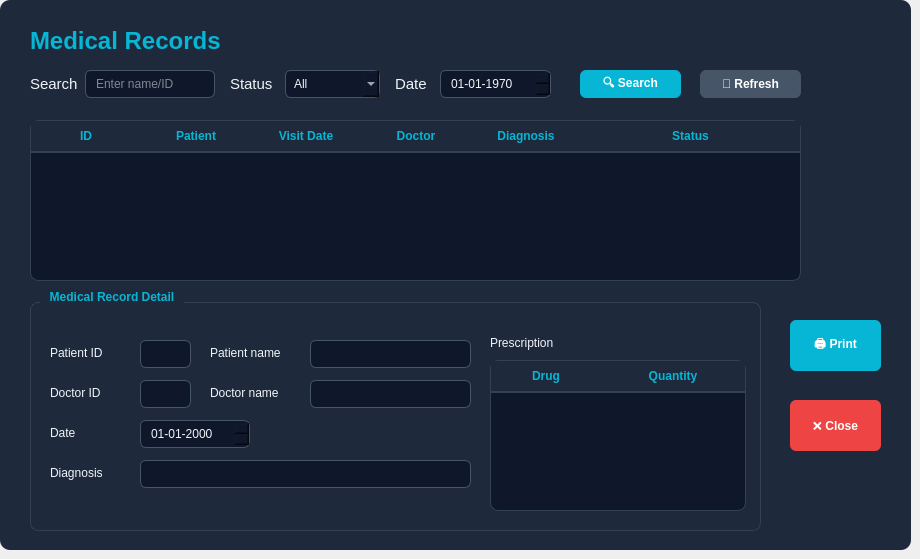
    <widget class="QWidget" name="pageMedicalRecord">
     <widget class="QFrame" name="frameMedicalRecord">
      <property name="geometry">
       <rect>
        <x>0</x>
        <y>0</y>
        <width>911</width>
        <height>550</height>
       </rect>
      </property>
      <property name="styleSheet">
       <string notr="true">QFrame#frameMedicalRecord {
    background-color: rgb(30, 41, 59);
    border-radius: 10px;
}
QLabel {
    color: rgb(241, 245, 249);
}
QLineEdit, QComboBox, QDateEdit {
    background-color: rgb(15, 23, 42);
    border: 1px solid rgb(71, 85, 105);
    border-radius: 6px;
    color: rgb(241, 245, 249);
    padding: 4px 8px;
}
QLineEdit:focus, QComboBox:focus, QDateEdit:focus {
    border: 1px solid rgb(6, 182, 212);
}
QTableWidget {
    background-color: rgb(15, 23, 42);
    color: rgb(226, 232, 240);
    gridline-color: rgb(30, 41, 59);
    border: 1px solid rgb(51, 65, 85);
    border-radius: 8px;
    alternate-background-color: rgb(22, 30, 49);
}
QTableWidget::item {
    padding: 6px;
}
QTableWidget::item:hover {
    background-color: rgba(6, 182, 212, 0.08);
}
QTableWidget::item:selected {
    background-color: rgb(30, 41, 59);
    color: rgb(6, 182, 212);
}
QTableWidget::item:focus {
    outline: none;
}
QHeaderView::section {
    background-color: rgb(30, 41, 59);
    color: rgb(6, 182, 212);
    padding: 6px;
    font-weight: bold;
    border: none;
    border-bottom: 2px solid rgb(51, 65, 85);
}
QGroupBox {
    border: 1px solid rgb(51, 65, 85);
    border-radius: 8px;
    margin-top: 12px;
    font-weight: bold;
    color: rgb(6, 182, 212);
}
QGroupBox::title {
    subcontrol-origin: margin;
    subcontrol-position: top left;
    padding: 0 8px;
    left: 10px;
}
QPushButton {
    background-color: rgb(71, 85, 105);
    color: white;
    border: none;
    border-radius: 6px;
    padding: 6px 14px;
    font-weight: bold;
}
QPushButton:hover {
    background-color: rgb(51, 65, 85);
}
QPushButton#btnSearch_5, QPushButton#btnPrintRecord {
    background-color: rgb(6, 182, 212);
}
QPushButton#btnSearch_5:hover, QPushButton#btnPrintRecord:hover {
    background-color: rgb(8, 145, 178);
}
QPushButton#btnCloseRecord {
    background-color: rgb(239, 68, 68);
}
QPushButton#btnCloseRecord:hover {
    background-color: rgb(220, 38, 38);
}</string>
      </property>
      <widget class="QLabel" name="lblTitle_5">
       <property name="geometry">
        <rect>
         <x>30</x>
         <y>20</y>
         <width>251</width>
         <height>41</height>
        </rect>
       </property>
       <property name="font">
        <font>
         <pointsize>18</pointsize>
         <bold>true</bold>
        </font>
       </property>
       <property name="styleSheet">
        <string notr="true">color: rgb(6, 182, 212);</string>
       </property>
       <property name="text">
        <string>Medical Records</string>
       </property>
      </widget>
      <widget class="QLabel" name="label_18">
       <property name="geometry">
        <rect>
         <x>30</x>
         <y>70</y>
         <width>50</width>
         <height>28</height>
        </rect>
       </property>
       <property name="font">
        <font>
         <pointsize>11</pointsize>
        </font>
       </property>
       <property name="text">
        <string>Search</string>
       </property>
      </widget>
      <widget class="QLineEdit" name="txtSearch_5">
       <property name="geometry">
        <rect>
         <x>85</x>
         <y>70</y>
         <width>130</width>
         <height>28</height>
        </rect>
       </property>
       <property name="placeholderText">
        <string>Enter name/ID</string>
       </property>
      </widget>
      <widget class="QLabel" name="label_19">
       <property name="geometry">
        <rect>
         <x>230</x>
         <y>70</y>
         <width>50</width>
         <height>28</height>
        </rect>
       </property>
       <property name="font">
        <font>
         <pointsize>11</pointsize>
        </font>
       </property>
       <property name="text">
        <string>Status</string>
       </property>
      </widget>
      <widget class="QComboBox" name="cbStatusFilter">
       <property name="geometry">
        <rect>
         <x>285</x>
         <y>70</y>
         <width>95</width>
         <height>28</height>
        </rect>
       </property>
       <item>
        <property name="text">
         <string>All</string>
        </property>
       </item>
       <item>
        <property name="text">
         <string>Pending</string>
        </property>
       </item>
       <item>
        <property name="text">
         <string>Completed</string>
        </property>
       </item>
      </widget>
      <widget class="QLabel" name="lblDateFilter">
       <property name="geometry">
        <rect>
         <x>395</x>
         <y>70</y>
         <width>40</width>
         <height>28</height>
        </rect>
       </property>
       <property name="font">
        <font>
         <pointsize>11</pointsize>
        </font>
       </property>
       <property name="text">
        <string>Date</string>
       </property>
      </widget>
      <widget class="QDateEdit" name="dateFilter">
       <property name="geometry">
        <rect>
         <x>440</x>
         <y>70</y>
         <width>111</width>
         <height>28</height>
        </rect>
       </property>
       <property name="keyboardTracking">
        <bool>true</bool>
       </property>
       <property name="displayFormat">
        <string>dd-MM-yyyy</string>
       </property>
       <property name="date">
        <date>
         <year>1970</year>
         <month>1</month>
         <day>1</day>
        </date>
       </property>
      </widget>
      <widget class="QPushButton" name="btnSearch_5">
       <property name="geometry">
        <rect>
         <x>580</x>
         <y>70</y>
         <width>101</width>
         <height>28</height>
        </rect>
       </property>
       <property name="text">
        <string>🔍 Search</string>
       </property>
      </widget>
      <widget class="QPushButton" name="btnRefreshRecords">
       <property name="geometry">
        <rect>
         <x>700</x>
         <y>70</y>
         <width>101</width>
         <height>28</height>
        </rect>
       </property>
       <property name="text">
        <string>🔄 Refresh</string>
       </property>
      </widget>
      <widget class="QTableWidget" name="tblMedicalRecords">
       <property name="geometry">
        <rect>
         <x>30</x>
         <y>120</y>
         <width>771</width>
         <height>161</height>
        </rect>
       </property>
       <attribute name="horizontalHeaderDefaultSectionSize">
        <number>110</number>
       </attribute>
       <attribute name="horizontalHeaderStretchLastSection">
        <bool>true</bool>
       </attribute>
       <attribute name="verticalHeaderVisible">
        <bool>false</bool>
       </attribute>
       <column>
        <property name="text">
         <string>ID</string>
        </property>
       </column>
       <column>
        <property name="text">
         <string>Patient</string>
        </property>
       </column>
       <column>
        <property name="text">
         <string>Visit Date</string>
        </property>
       </column>
       <column>
        <property name="text">
         <string>Doctor</string>
        </property>
       </column>
       <column>
        <property name="text">
         <string>Diagnosis</string>
        </property>
       </column>
       <column>
        <property name="text">
         <string>Status</string>
        </property>
       </column>
      </widget>
      <widget class="QGroupBox" name="groupRecordDetail">
       <property name="geometry">
        <rect>
         <x>30</x>
         <y>290</y>
         <width>731</width>
         <height>241</height>
        </rect>
       </property>
       <property name="title">
        <string>Medical Record Detail</string>
       </property>
       <widget class="QLabel" name="label_14">
        <property name="geometry">
         <rect>
          <x>20</x>
          <y>50</y>
          <width>80</width>
          <height>25</height>
         </rect>
        </property>
        <property name="text">
         <string>Patient ID</string>
        </property>
       </widget>
       <widget class="QLineEdit" name="txtRecordID">
        <property name="geometry">
         <rect>
          <x>110</x>
          <y>50</y>
          <width>51</width>
          <height>28</height>
         </rect>
        </property>
       </widget>
       <widget class="QLabel" name="label_15">
        <property name="geometry">
         <rect>
          <x>180</x>
          <y>50</y>
          <width>91</width>
          <height>25</height>
         </rect>
        </property>
        <property name="text">
         <string>Patient name</string>
        </property>
       </widget>
       <widget class="QLineEdit" name="txtRecordID_2">
        <property name="geometry">
         <rect>
          <x>280</x>
          <y>50</y>
          <width>161</width>
          <height>28</height>
         </rect>
        </property>
       </widget>
       <widget class="QLabel" name="label_20">
        <property name="geometry">
         <rect>
          <x>20</x>
          <y>90</y>
          <width>80</width>
          <height>25</height>
         </rect>
        </property>
        <property name="text">
         <string>Doctor ID</string>
        </property>
       </widget>
       <widget class="QLineEdit" name="txtRecordID_4">
        <property name="geometry">
         <rect>
          <x>110</x>
          <y>90</y>
          <width>51</width>
          <height>28</height>
         </rect>
        </property>
       </widget>
       <widget class="QLabel" name="label_16">
        <property name="geometry">
         <rect>
          <x>180</x>
          <y>90</y>
          <width>91</width>
          <height>25</height>
         </rect>
        </property>
        <property name="text">
         <string>Doctor name</string>
        </property>
       </widget>
       <widget class="QLineEdit" name="txtRecordID_3">
        <property name="geometry">
         <rect>
          <x>280</x>
          <y>90</y>
          <width>161</width>
          <height>28</height>
         </rect>
        </property>
       </widget>
       <widget class="QLabel" name="label_22">
        <property name="geometry">
         <rect>
          <x>20</x>
          <y>130</y>
          <width>80</width>
          <height>25</height>
         </rect>
        </property>
        <property name="text">
         <string>Date</string>
        </property>
       </widget>
       <widget class="QDateEdit" name="dateEdit">
        <property name="geometry">
         <rect>
          <x>110</x>
          <y>130</y>
          <width>110</width>
          <height>28</height>
         </rect>
        </property>
        <property name="readOnly">
         <bool>true</bool>
        </property>
        <property name="displayFormat">
         <string>dd-MM-yyyy</string>
        </property>
       </widget>
       <widget class="QLabel" name="label_21">
        <property name="geometry">
         <rect>
          <x>20</x>
          <y>170</y>
          <width>80</width>
          <height>25</height>
         </rect>
        </property>
        <property name="text">
         <string>Diagnosis</string>
        </property>
       </widget>
       <widget class="QLineEdit" name="txtRecordID_5">
        <property name="geometry">
         <rect>
          <x>110</x>
          <y>170</y>
          <width>331</width>
          <height>28</height>
         </rect>
        </property>
       </widget>
       <widget class="QLabel" name="label_23">
        <property name="geometry">
         <rect>
          <x>460</x>
          <y>40</y>
          <width>100</width>
          <height>25</height>
         </rect>
        </property>
        <property name="text">
         <string>Prescription</string>
        </property>
       </widget>
       <widget class="QTableWidget" name="tblRecordPrescription">
        <property name="geometry">
         <rect>
          <x>460</x>
          <y>70</y>
          <width>256</width>
          <height>151</height>
         </rect>
        </property>
        <attribute name="horizontalHeaderDefaultSectionSize">
         <number>110</number>
        </attribute>
        <attribute name="horizontalHeaderStretchLastSection">
         <bool>true</bool>
        </attribute>
        <attribute name="verticalHeaderVisible">
         <bool>false</bool>
        </attribute>
        <column>
         <property name="text">
          <string>Drug</string>
         </property>
        </column>
        <column>
         <property name="text">
          <string>Quantity</string>
         </property>
        </column>
       </widget>
      </widget>
      <widget class="QPushButton" name="btnPrintRecord">
       <property name="geometry">
        <rect>
         <x>790</x>
         <y>320</y>
         <width>91</width>
         <height>51</height>
        </rect>
       </property>
       <property name="text">
        <string>🖨️ Print</string>
       </property>
      </widget>
      <widget class="QPushButton" name="btnCloseRecord">
       <property name="geometry">
        <rect>
         <x>790</x>
         <y>400</y>
         <width>91</width>
         <height>51</height>
        </rect>
       </property>
       <property name="text">
        <string>❌ Close</string>
       </property>
      </widget>
     </widget>
    </widget>
